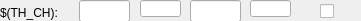
    <widget class="caFrame" name="caframe_2">
     <property name="geometry">
      <rect>
       <x>20</x>
       <y>220</y>
       <width>361</width>
       <height>21</height>
      </rect>
     </property>
     <property name="macro">
      <string notr="true">MasterID=$(MasterID), SlaveID=$(SlaveID),IOC=$(IOC),BO_CH=$(BO_CH),CH=1,TH_CH=02</string>
     </property>
     <property name="visibility">
      <enum>caFrame::Calc</enum>
     </property>
     <property name="visibilityCalc">
      <string notr="true">A&gt;=2</string>
     </property>
     <property name="channel" stdset="0">
      <string notr="true">$(IOC):m$(MasterID)s$(SlaveID)-Enc0$(CH)-BO$(BO_CH)-ThrsCnt</string>
     </property>
     <widget class="caTextEntry" name="catextentry_10">
      <property name="geometry">
       <rect>
        <x>79</x>
        <y>0</y>
        <width>51</width>
        <height>22</height>
       </rect>
      </property>
      <property name="channel" stdset="0">
       <string notr="true">$(IOC):m$(MasterID)s$(SlaveID)-Enc0$(CH)-BO$(BO_CH)-Thrs$(TH_CH)</string>
      </property>
     </widget>
     <widget class="QLabel" name="label_11">
      <property name="geometry">
       <rect>
        <x>0</x>
        <y>0</y>
        <width>63</width>
        <height>20</height>
       </rect>
      </property>
      <property name="text">
       <string/>
      </property>
     </widget>
     <widget class="caLabel" name="calabel_10">
      <property name="geometry">
       <rect>
        <x>0</x>
        <y>-3</y>
        <width>61</width>
        <height>31</height>
       </rect>
      </property>
      <property name="text">
       <string>$(TH_CH):</string>
      </property>
     </widget>
     <widget class="caTextEntry" name="catextentry_23">
      <property name="geometry">
       <rect>
        <x>190</x>
        <y>0</y>
        <width>51</width>
        <height>22</height>
       </rect>
      </property>
      <property name="channel" stdset="0">
       <string notr="true">$(IOC):m$(MasterID)s$(SlaveID)-Enc0$(CH)-BO$(BO_CH)-Dur$(TH_CH)</string>
      </property>
     </widget>
     <widget class="caLineEdit" name="calineedit_31">
      <property name="geometry">
       <rect>
        <x>140</x>
        <y>0</y>
        <width>41</width>
        <height>17</height>
       </rect>
      </property>
      <property name="channel" stdset="0">
       <string>$(IOC):m$(MasterID)s$(SlaveID)-Enc0$(CH)-BO$(BO_CH)-Thrs$(TH_CH)-RB</string>
      </property>
      <property name="background">
       <color alpha="0">
        <red>160</red>
        <green>160</green>
        <blue>164</blue>
       </color>
      </property>
      <property name="colorMode">
       <enum>caLineEdit::Static</enum>
      </property>
      <property name="precisionMode">
       <enum>caLineEdit::User</enum>
      </property>
     </widget>
     <widget class="caLineEdit" name="calineedit_32">
      <property name="geometry">
       <rect>
        <x>250</x>
        <y>0</y>
        <width>41</width>
        <height>17</height>
       </rect>
      </property>
      <property name="channel" stdset="0">
       <string notr="true">$(IOC):m$(MasterID)s$(SlaveID)-Enc0$(CH)-BO$(BO_CH)-Dur$(TH_CH)-RB</string>
      </property>
      <property name="background">
       <color alpha="0">
        <red>160</red>
        <green>160</green>
        <blue>164</blue>
       </color>
      </property>
      <property name="colorMode">
       <enum>caLineEdit::Static</enum>
      </property>
      <property name="precisionMode">
       <enum>caLineEdit::User</enum>
      </property>
     </widget>
     <widget class="caToggleButton" name="catogglebutton_20">
      <property name="geometry">
       <rect>
        <x>320</x>
        <y>0</y>
        <width>31</width>
        <height>22</height>
       </rect>
      </property>
      <property name="channel" stdset="0">
       <string notr="true">$(IOC):m$(MasterID)s$(SlaveID)-Enc0$(CH)-BO$(BO_CH)-State$(TH_CH)</string>
      </property>
     </widget>
    </widget>
